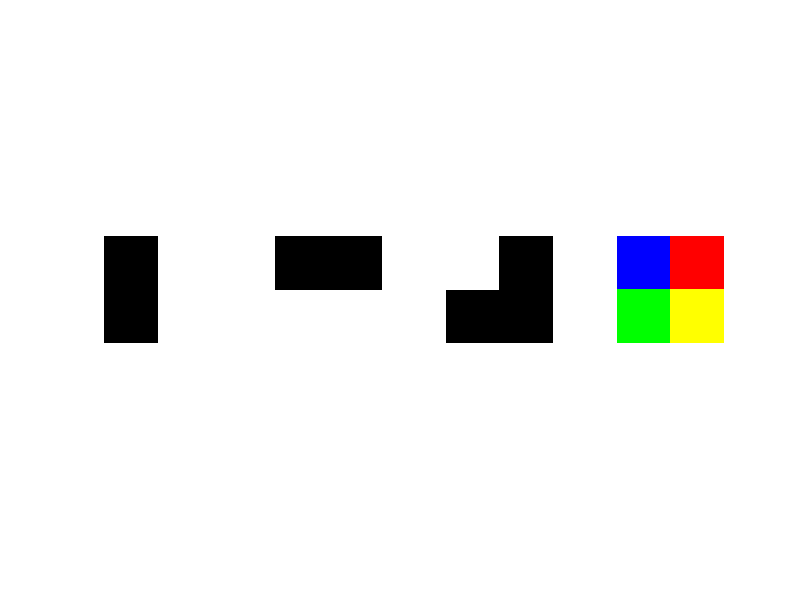

The MATLAB script that drew this image:
% MAI - CV
% Laboratory 1
% Exercise 1
% Deliverable by: Johannes Heidecke / Alejandro Suarez

% create the 3 images in gray scale:
I1 = zeros(200, 200, 'uint8');
I1(:, 101:200) = 255;
I2 = zeros(200, 200, 'uint8');
I2(101:200, :) = 255;
I3 = zeros(200, 200, 'uint8');
I3(1:100, 1:100) = 255;

% combine the 3 obtained images to construct a RGB image:
IRGB = cat(3, I1, I2, I3);

% display the images:
figure;
subplot(1, 4, 1);
imshow(I1);
subplot(1, 4, 2);
imshow(I2);
subplot(1, 4, 3);
imshow(I3);
subplot(1, 4, 4);
imshow(IRGB);

% save the RGB image:
imwrite(IRGB, '3channels.jpg');